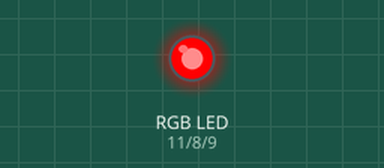
Simulated run of this sketch. Board: Arduino Uno, built with avr-gcc and run on an emulated ATmega328P. Parts: an RGB LED mixed from three pins (HIGH = lit). Dim RGB values are drawn brighter than linear.

Above: at 0.1 s.
At 39.75 s:
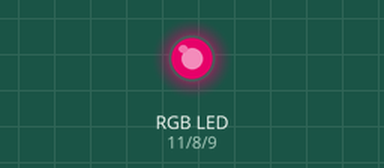
Timing chart, 0 to 40.0 s (numbered marks = the images above):
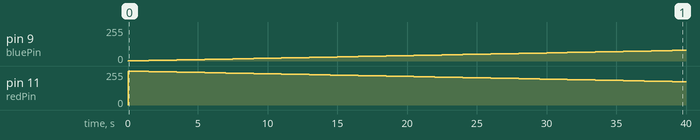

Measured:
- by itself, pin 9 (bluePin): moves from 0/255 to 80/255 over 39.5 s
- by itself, pin 11 (redPin): 0/255 → 254/255 at 0.00 s, → 253/255 0.50 s later, → 252/255 0.50 s later, → 251/255 0.50 s later, … (80 changes in this stretch)

The sketch:

rgb_led.ino
```cpp
int redPin = 11;
int greenPin = 8;
int bluePin = 9;

int r = 255;
int b = 0;
int g = 0;

void setup()
{
  pinMode(redPin, OUTPUT);
  pinMode(greenPin, OUTPUT);
  pinMode(bluePin, OUTPUT);
}

void loop()
{
  for (int e=1;  e<=765; e++) {
    if(e<=255) {r--;  b++;}         // Красный тухнет, синий разгорается
    if(e>255 && e<=510) {b--;  g++;}// Синий тухнет, зелёный разгорается
    if(e>510) {g--;  r++;}          // Зелёный тухнет, красный разгорается

    analogWrite(redPin, r);
    analogWrite(greenPin, g);
    analogWrite(bluePin, b);

    delay(500); // чем больше значение, тем меньше скорость
  }
}
```
